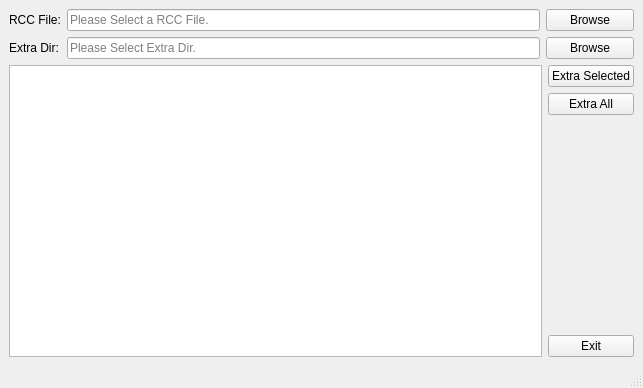
<?xml version="1.0" encoding="UTF-8"?>
<ui version="4.0">
 <class>MainWindow</class>
 <widget class="QMainWindow" name="MainWindow">
  <property name="geometry">
   <rect>
    <x>0</x>
    <y>0</y>
    <width>643</width>
    <height>388</height>
   </rect>
  </property>
  <property name="windowTitle">
   <string>RCC Extractor</string>
  </property>
  <widget class="QWidget" name="centralwidget">
   <layout class="QGridLayout" name="gridLayout_2">
    <item row="0" column="0">
     <layout class="QVBoxLayout" name="verticalLayout_2">
      <item>
       <layout class="QGridLayout" name="gridLayout">
        <item row="0" column="0">
         <widget class="QLabel" name="label_rcc">
          <property name="text">
           <string>RCC File:</string>
          </property>
         </widget>
        </item>
        <item row="0" column="1">
         <widget class="QLineEdit" name="line_edit_rcc">
          <property name="placeholderText">
           <string>Please Select a RCC File.</string>
          </property>
         </widget>
        </item>
        <item row="0" column="2">
         <widget class="QPushButton" name="button_browse_rcc">
          <property name="minimumSize">
           <size>
            <width>88</width>
            <height>0</height>
           </size>
          </property>
          <property name="text">
           <string>Browse</string>
          </property>
         </widget>
        </item>
        <item row="1" column="0">
         <widget class="QLabel" name="label_exdir">
          <property name="text">
           <string>Extra Dir:</string>
          </property>
         </widget>
        </item>
        <item row="1" column="1">
         <widget class="QLineEdit" name="line_edit_exdir">
          <property name="placeholderText">
           <string>Please Select Extra Dir.</string>
          </property>
         </widget>
        </item>
        <item row="1" column="2">
         <widget class="QPushButton" name="button_browse_exdir">
          <property name="minimumSize">
           <size>
            <width>88</width>
            <height>0</height>
           </size>
          </property>
          <property name="text">
           <string>Browse</string>
          </property>
         </widget>
        </item>
       </layout>
      </item>
      <item>
       <layout class="QHBoxLayout" name="horizontalLayout_2">
        <item>
         <widget class="QListView" name="list_view"/>
        </item>
        <item>
         <layout class="QVBoxLayout" name="verticalLayout">
          <item>
           <widget class="QPushButton" name="button_extra_selected">
            <property name="text">
             <string>Extra Selected</string>
            </property>
           </widget>
          </item>
          <item>
           <widget class="QPushButton" name="button_extra_all">
            <property name="text">
             <string>Extra All</string>
            </property>
           </widget>
          </item>
          <item>
           <spacer name="verticalSpacer">
            <property name="orientation">
             <enum>Qt::Vertical</enum>
            </property>
            <property name="sizeHint" stdset="0">
             <size>
              <width>20</width>
              <height>40</height>
             </size>
            </property>
           </spacer>
          </item>
          <item>
           <widget class="QPushButton" name="button_exit">
            <property name="text">
             <string>Exit</string>
            </property>
           </widget>
          </item>
         </layout>
        </item>
       </layout>
      </item>
     </layout>
    </item>
   </layout>
  </widget>
  <widget class="QStatusBar" name="statusbar"/>
 </widget>
 <tabstops>
  <tabstop>button_browse_rcc</tabstop>
  <tabstop>line_edit_rcc</tabstop>
  <tabstop>button_extra_selected</tabstop>
  <tabstop>button_exit</tabstop>
  <tabstop>list_view</tabstop>
 </tabstops>
 <resources/>
 <connections/>
</ui>
